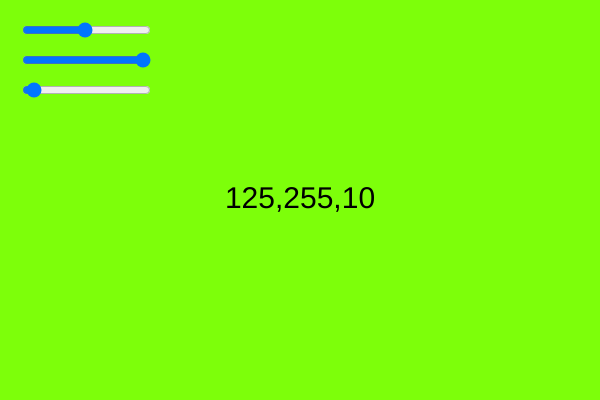
Frame 1 (no input)
Frame 60 (no input): identical to frame 1, image omitted
Frame 120 (the mouse pressed at the canvas centre since frame 60): identical to frame 1, image omitted

The p5.js sketch that drew this single still picture (run headless with seeded random() and noise() and a simulated clock; from frame 60 on, the mouse is pressed at the canvas centre):

// p5.js sketch
// ── sketch.js
var red,green,blue;
function setup(){
    createCanvas(600,400);
    background(0);

    red = createSlider(0, 255, 125);
    red.position(20,20);
    
    green = createSlider(0, 255, 255);
    green.position(20,50); 
    
    blue = createSlider(0,255,10);
    blue.position(20, 80);
}


function draw(){
rv=red.value();
gv=green.value();
  bv=blue.value();
    background(rv, gv, bv);
    
    textSize(30);
    textAlign(CENTER, CENTER);
    message= rv + "," + gv + "," + bv;
    text(message, width/2, height/2);
}
